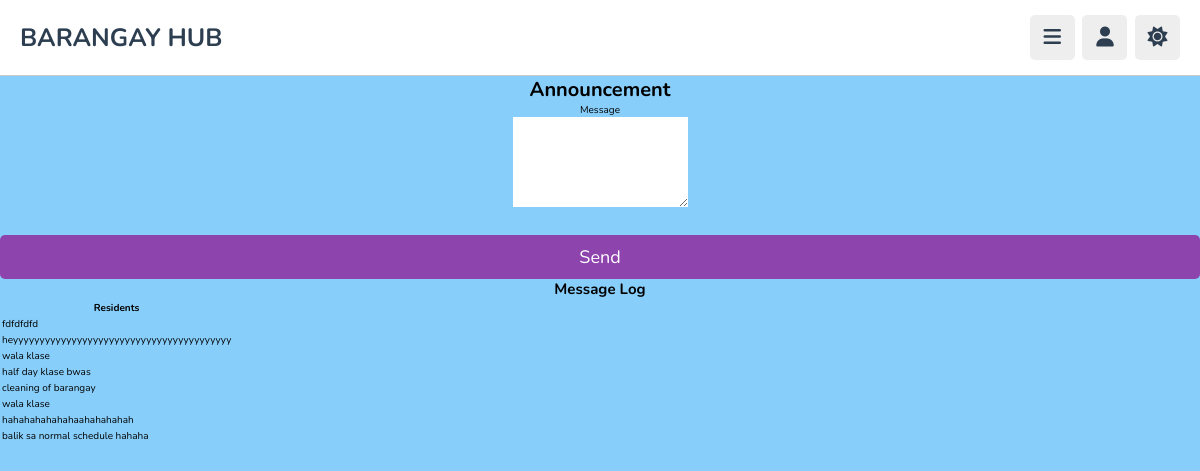
The page /admin/announcements.php (signed in) on the database its author committed.
### tables this page shows
CREATE TABLE `noticemsg` (
  `id` int(11) NOT NULL,
  `message` text NOT NULL
);

### admin/announcements.php (the view, shortened to what this page needs)
<!DOCTYPE html>
<html lang="en">
<head>
    <link rel="stylesheet" href="https://cdnjs.cloudflare.com/ajax/libs/font-awesome/6.2.0/css/all.min.css">
    <link rel="stylesheet" href="../css/admin_style.css">
</head>
<body>
    <?php include '../components/admin_header.php'; ?>
    <div class="container">
        <div id="content" align="center">
            <form action="notifyexec.php" method="post">
                <h1>Announcement</h1>
                <p>Message</p>
                <textarea type="text" name="message" class="ed" rows="5"></textarea><br /><br />
                <input type="submit" class="btn btn-primary" value="Send">
            </form>
        </div>
        <div class="message-log">
            <h2 align="center">Message Log</h2>
            <table class="table table-bordered">
                <thead>
                    <tr>
                        <th>Residents</th>
                    </tr>
                </thead>
                <tbody>
                    <?php
                    $stmt = $conn->query("SELECT * FROM noticemsg");
                    if ($stmt) {
                        while ($row = $stmt->fetch(PDO::FETCH_ASSOC)) {
                            echo '<tr><td>' . htmlspecialchars($row['message']) . '</td></tr>';
                        }
                    }
                    ?>
                </tbody>
            </table>
        </div>
    </div>
</body>
</html>

### css/admin_style.css (style rules this page uses)
:root { --main-color:#8e44ad; --red:#e74c3c; --oragen:#f39c12; --white:#fff; --black:#2c3e50; --light-color:#888; --light-bg:#eee; --border:.1rem solid rgba(0,0,0,.2); }
* { font-family: 'Nunito', sans-serif; margin: 0; padding: 0; box-sizing: border-box; outline: none; border: none; text-decoration: none; }
html { font-size: 62.5%; overflow-x: hidden; }
body { background: lightskyblue; padding-left: 30rem; }
.btn, .option-btn, .delete-btn, .inline-btn, .inline-option-btn, .inline-delete-btn { border-radius: .5rem; padding: 1rem 3rem; font-size: 1.8rem; color: #fff; margin-top: 1rem; text-transform: capitalize; cursor: pointer; text-align: center; }
.btn, .option-btn, .delete-btn { display: block; width: 100%; }
.btn, .inline-btn { background-color: var(--main-color); }
@media (max-width:1200px) { body { padding-left: 0; } }

### rows shown on the page
noticemsg: message "fdfdfdfd"
noticemsg: message "heyyyyyyyyyyyyyyyyyyyyyyyyyyyyyyyyyyyyyyyyy"
noticemsg: message "wala klase"
noticemsg: message "half day klase bwas"
noticemsg: message "cleaning of barangay"
noticemsg: message "wala klase"
noticemsg: message "hahahahahahahaahahahahah"
noticemsg: message "balik sa normal schedule hahaha"
